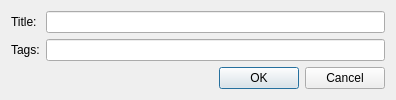
<?xml version="1.0" encoding="UTF-8"?>
<ui version="4.0">
 <class>AddTodoDialog</class>
 <widget class="QDialog" name="AddTodoDialog">
  <property name="geometry">
   <rect>
    <x>0</x>
    <y>0</y>
    <width>396</width>
    <height>91</height>
   </rect>
  </property>
  <property name="windowTitle">
   <string>Add TODO</string>
  </property>
  <layout class="QFormLayout" name="formLayout">
   <item row="0" column="0">
    <widget class="QLabel" name="label">
     <property name="text">
      <string>Title:</string>
     </property>
    </widget>
   </item>
   <item row="0" column="1">
    <widget class="QLineEdit" name="Title_"/>
   </item>
   <item row="1" column="0">
    <widget class="QLabel" name="label_2">
     <property name="text">
      <string>Tags:</string>
     </property>
    </widget>
   </item>
   <item row="1" column="1">
    <widget class="LC::Util::TagsLineEdit" name="Tags_"/>
   </item>
   <item row="2" column="0" colspan="2">
    <widget class="QDialogButtonBox" name="buttonBox">
     <property name="orientation">
      <enum>Qt::Horizontal</enum>
     </property>
     <property name="standardButtons">
      <set>QDialogButtonBox::Cancel|QDialogButtonBox::Ok</set>
     </property>
    </widget>
   </item>
  </layout>
 </widget>
 <customwidgets>
  <customwidget>
   <class>LC::Util::TagsLineEdit</class>
   <extends>QLineEdit</extends>
   <header location="global">util/tags/tagslineedit.h</header>
  </customwidget>
 </customwidgets>
 <resources/>
 <connections>
  <connection>
   <sender>buttonBox</sender>
   <signal>accepted()</signal>
   <receiver>AddTodoDialog</receiver>
   <slot>accept()</slot>
   <hints>
    <hint type="sourcelabel">
     <x>248</x>
     <y>254</y>
    </hint>
    <hint type="destinationlabel">
     <x>157</x>
     <y>274</y>
    </hint>
   </hints>
  </connection>
  <connection>
   <sender>buttonBox</sender>
   <signal>rejected()</signal>
   <receiver>AddTodoDialog</receiver>
   <slot>reject()</slot>
   <hints>
    <hint type="sourcelabel">
     <x>316</x>
     <y>260</y>
    </hint>
    <hint type="destinationlabel">
     <x>286</x>
     <y>274</y>
    </hint>
   </hints>
  </connection>
 </connections>
</ui>
